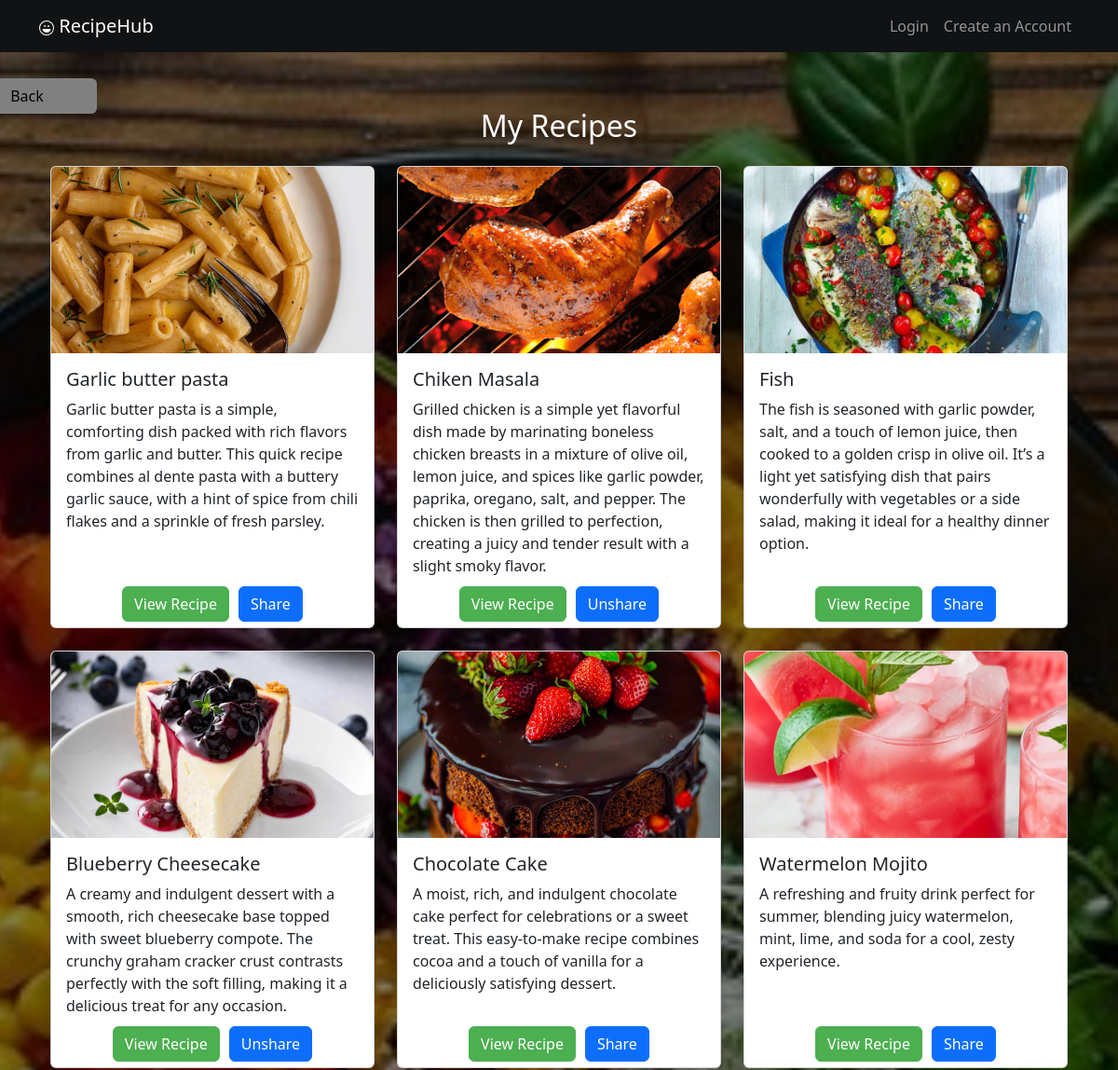
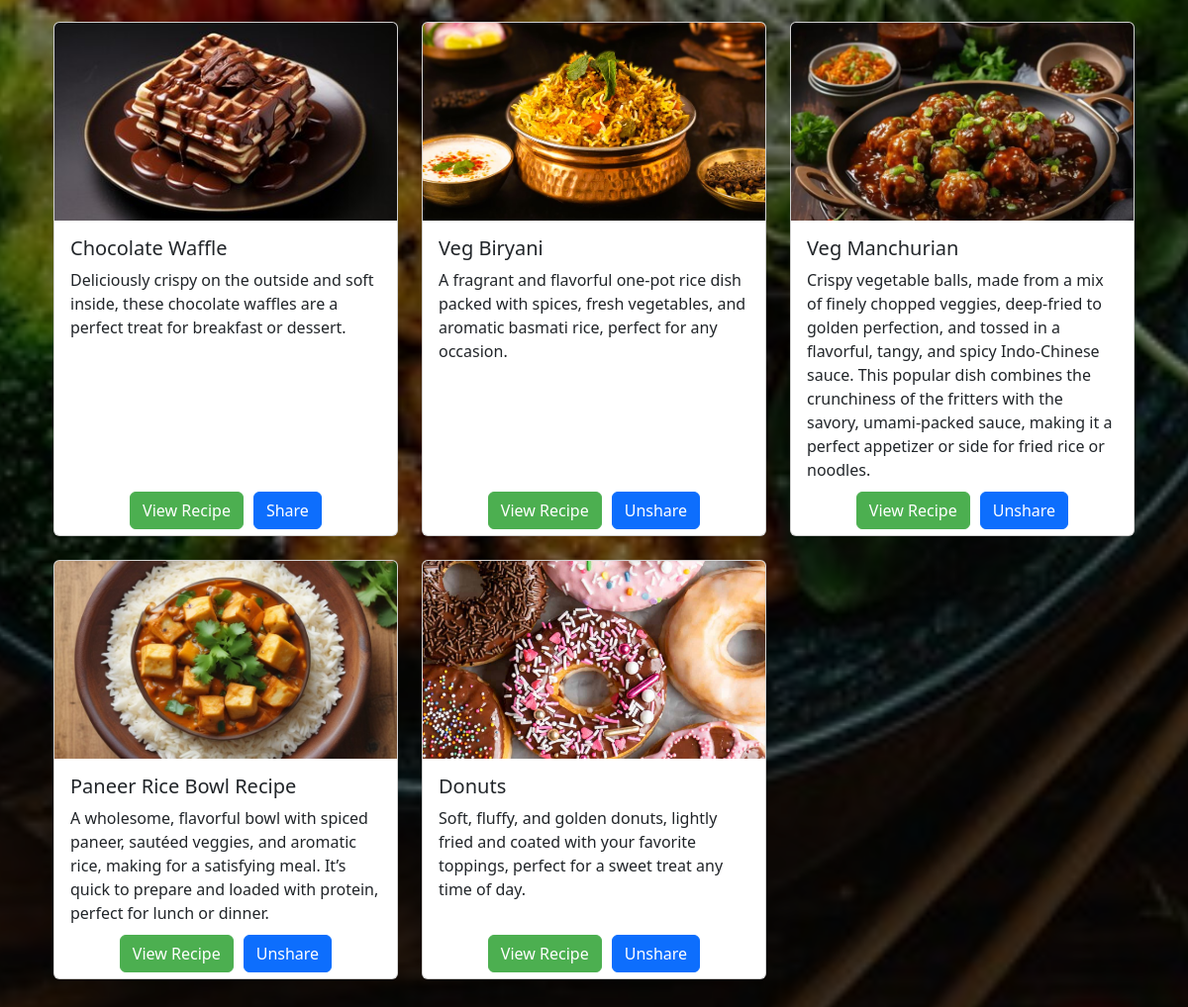
The app's page /search/ with its own data (2 pictures, top to bottom).
### Recipe_app/models.py (models this page shows, shortened)
class Recipe(models.Model):
    title = models.CharField(max_length=255)
    description = models.TextField()
    ingredients = models.TextField()
    instructions = models.TextField()
    recipe_image = models.ImageField(upload_to='recipe_images/', null=True, blank=True)
    user = models.ForeignKey(User, on_delete=models.CASCADE)
    favorite = models.BooleanField(default=False)  # For marking favorite recipes
    shared = models.BooleanField(default=False)

### Recipe_app/views.py (the view)
# urls.py: path('search/',search_recipes, name='search_recipes'),
def search_recipes(request):
    query = request.GET.get('query', '')  # Get the search query from the GET parameters
    if query:
        recipes = Recipe.objects.filter(title__icontains=query)
    else:
        recipes = Recipe.objects.all()
    no_results = not recipes.exists()  # True if no recipes were found
    return render(request, 'my_recipes.html', {'recipes': recipes, 'no_results': no_results})

### templates/my_recipes.html (shortened to what this page needs)
{% extends "base.html" %}
{% load static %}
{% block content %}
<div class="container mt-5">
    <div class="mb-4" style="position: relative; left: -100px; top: -20px;">
        <a href="{% url 'main' %}" class="btn" style="background-color: gray; width: 150px; color: black;">Back</a>
    </div>
    <h2 class="text-center mb-4" style="position: relative; top: -50px;">My Recipes</h2>
    <div class="row">
        {% if no_results %}
            <div class="col-12 d-flex flex-column justify-content-center align-items-center" style="height: 50vh;">
                <p style="font-size: 2rem; font-weight: bold; color: white; text-align: center;">
                    No such recipe found. Try searching again!
                </p>
                <a href="{% url 'create_recipe' %}" class="btn btn-primary mt-3" style="width: 200px;">Create Recipe</a>
            </div>
        {% else %}
            {% for recipe in recipes %}
            <div class="col-md-4 mb-4" style="position: relative; top: -50px;" >
                <div class="card" style="height: 100%; display: flex; flex-direction: column;">
                    {% if recipe.recipe_image %}
                        <img src="{{ recipe.recipe_image.url }}" class="card-img-top" alt="Recipe Image" style="max-height: 200px; object-fit: cover;">
                    {% else %}
                        <img src="{% static 'images/placeholder.jpg' %}" class="card-img-top" alt="No Image Available" style="max-height: 200px; object-fit: cover;">
                    {% endif %}
                    <div class="card-body" style="flex-grow: 1; display: flex; flex-direction: column; justify-content: space-between;">
                        <div>
                            <h5 class="card-title">{{ recipe.title }}</h5>
                            <p class="card-text">{{ recipe.description }}</p>
                        </div>
                        <div class="recipe-actions" >
                            <a href="{% url 'recipe_detail' recipe_id=recipe.id %}?from=my_recipes" class="btn btn-primary btn-view-recipe">View Recipe</a>
                            <button id="shareButton_{{ recipe.id }}" class="btn btn-primary" onclick="shareRecipe({{ recipe.id }})">
                                {% if recipe.shared %}Unshare{% else %}Share{% endif %}
                            </button>
                        </div>
                    </div>
                </div>
            </div>
            {% endfor %}
        {% endif %}
    </div>
</div>
{% endblock %}

### templates/my_recipes.html (style rules this page uses)
.recipe-actions { display: flex; justify-content: center; gap: 10px; position: relative; top: 10px; }
.recipe-actions .btn-view-recipe { background-color: #4CAF50; border-color: #4CAF50; color: white; }

### records on screen
Recipe: recipe_image (picture), title "Garlic butter pasta", description "Garlic butter pasta is a simple, comforting dish packed with rich flavors from garlic and butter. This quick recipe combines al dente pasta with a buttery garlic sauce, with a hint of spice from chili flakes and a sprinkle of fresh parsley.", shared "Share"
Recipe: recipe_image (picture), title "Chiken Masala", description "Grilled chicken is a simple yet flavorful dish made by marinating boneless chicken breasts in a mixture of olive oil, lemon juice, and spices like garlic powder, paprika, oregano, salt, and pepper. The chicken is then grilled to perfection, creating a juicy and tender result with a slight smoky flavor.", shared "Unshare"
Recipe: recipe_image (picture), title "Fish", description "The fish is seasoned with garlic powder, salt, and a touch of lemon juice, then cooked to a golden crisp in olive oil. It’s a light yet satisfying dish that pairs wonderfully with vegetables or a side salad, making it ideal for a healthy dinner option.", shared "Share"
Recipe: recipe_image (picture), title "Blueberry Cheesecake", description "A creamy and indulgent dessert with a smooth, rich cheesecake base topped with sweet blueberry compote. The crunchy graham cracker crust contrasts perfectly with the soft filling, making it a delicious treat for any occasion.", shared "Unshare"
Recipe: recipe_image (picture), title "Chocolate Cake", description "A moist, rich, and indulgent chocolate cake perfect for celebrations or a sweet treat. This easy-to-make recipe combines cocoa and a touch of vanilla for a deliciously satisfying dessert.", shared "Share"
Recipe: recipe_image (picture), title "Watermelon Mojito", description "A refreshing and fruity drink perfect for summer, blending juicy watermelon, mint, lime, and soda for a cool, zesty experience.", shared "Share"
Recipe: recipe_image (picture), title "Chocolate Waffle", description "Deliciously crispy on the outside and soft inside, these chocolate waffles are a perfect treat for breakfast or dessert.", shared "Share"
Recipe: recipe_image (picture), title "Veg Biryani", description "A fragrant and flavorful one-pot rice dish packed with spices, fresh vegetables, and aromatic basmati rice, perfect for any occasion.", shared "Unshare"
Recipe: recipe_image (picture), title "Veg Manchurian", description "Crispy vegetable balls, made from a mix of finely chopped veggies, deep-fried to golden perfection, and tossed in a flavorful, tangy, and spicy Indo-Chinese sauce. This popular dish combines the crunchiness of the fritters with the savory, umami-packed sauce, making it a perfect appetizer or side for fried rice or noodles.", shared "Unshare"
Recipe: recipe_image (picture), title "Paneer Rice Bowl Recipe", description "A wholesome, flavorful bowl with spiced paneer, sautéed veggies, and aromatic rice, making for a satisfying meal. It’s quick to prepare and loaded with protein, perfect for lunch or dinner.", shared "Unshare"
Recipe: recipe_image (picture), title "Donuts", description "Soft, fluffy, and golden donuts, lightly fried and coated with your favorite toppings, perfect for a sweet treat any time of day.", shared "Unshare"
